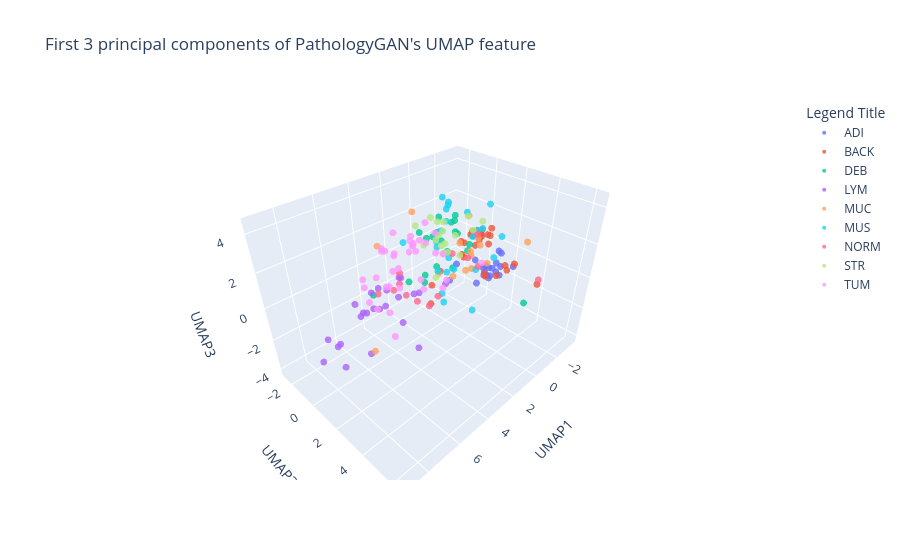

The code cell stored with this chart in its notebook:
### Code cell
traces = []
for name in np.unique(labels):
    trace = go.Scatter3d(
        x=test_data[test_umap_label==name,0],
        y=test_data[test_umap_label==name,1],
        z=test_data[test_umap_label==name,2],
        mode='markers',
        name=name,
        marker=go.scatter3d.Marker(
            size=4,
            opacity=0.8
        )

    )
    traces.append(trace)


data = go.Data(traces)
layout = go.Layout(
            showlegend=True,
    scene=go.Scene(
                xaxis=go.layout.scene.XAxis(title='UMAP1'),
                yaxis=go.layout.scene.YAxis(title='UMAP2'),
                zaxis=go.layout.scene.ZAxis(title='UMAP3')
                )
)
fig = go.Figure(data=data, layout=layout)
fig.update_layout(
    title="First 3 principal components of PathologyGAN's UMAP feature",
    legend_title="Legend Title",
)

fig.show()
